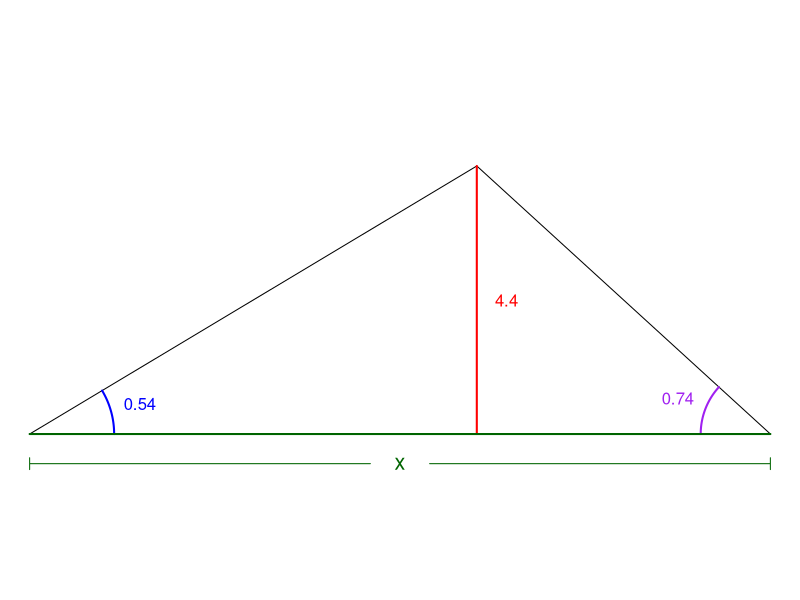
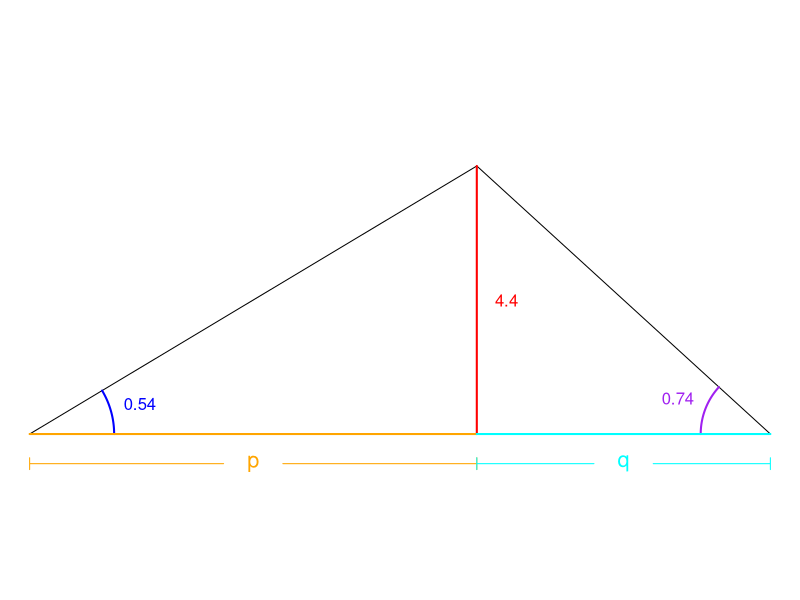

Recreate these plots in R, in order.
## ---- chunk 1
while(T){
  hxy = sample(11:99,3)/10
  h = hxy[1]
  x = hxy[2]
  y = hxy[3]
  theta = round(atan(h/x),2)
  phi = round(atan(h/y),2)
  minang = pi/10
  maxang = pi/2-pi/20
  x2 = h/tan(theta)
  y2 = h/tan(phi)
  z2 = x2+y2
  if(theta>minang && 
     theta<maxang && 
     phi>minang && 
     phi<maxang && 
     theta+phi+0.02<pi/2 && 
     round(theta,1)!=theta &&
     round(phi,1)!=phi &&
     abs(phi-theta)>0.05 && 
     h!=round(h)){break}
}
## ---- chunk 2
par(mar=c(0,0,0,0))
plot(c(0,z2,x2,0),c(0,0,h,0),type="l",asp=1,ann=F,axes=F)
lines(c(x2,x2),c(0,h),col="red",lwd=2)
bump = z2*0.04
text(x2+bump,h/2,h,col="red")
ths = seq(0,theta,length.out=100)
phs = seq(pi-phi,pi,length.out=100)
lines((bump+bump/theta)*cos(ths),(bump+bump/theta)*sin(ths),col="blue",lwd=2)
text((2*bump+bump/theta)*cos(theta/2),(2*bump+bump/theta)*sin(theta/2),theta,col="blue")
lines(z2+(bump+bump/phi)*cos(phs),(bump+bump/phi)*sin(phs),col="purple",lwd=2)
text(z2+(2*bump+bump/phi)*cos(pi-phi/2),(2*bump+bump/phi)*sin(pi-phi/2),phi,col="purple")
lines(c(0,z2),c(0,0),col="darkgreen",lwd=2)
text(z2/2,-bump,"x",col="darkgreen",cex=1.3)
lines(c(0,0,0,z2/2-bump),c(-bump*1.2,-bump*0.8,-bump,-bump),col="darkgreen")
lines(c(z2,z2,z2,z2/2+bump),c(-bump*1.2,-bump*0.8,-bump,-bump),col="darkgreen")
## ---- chunk 3
par(mar=c(0,0,0,0))
plot(c(0,z2,x2,0),c(0,0,h,0),type="l",asp=1,ann=F,axes=F)
lines(c(x2,x2),c(0,h),col="red",lwd=2)
bump = z2*0.04
text(x2+bump,h/2,h,col="red")
ths = seq(0,theta,length.out=100)
phs = seq(pi-phi,pi,length.out=100)
lines((bump+bump/theta)*cos(ths),(bump+bump/theta)*sin(ths),col="blue",lwd=2)
text((2*bump+bump/theta)*cos(theta/2),(2*bump+bump/theta)*sin(theta/2),theta,col="blue")
lines(z2+(bump+bump/phi)*cos(phs),(bump+bump/phi)*sin(phs),col="purple",lwd=2)
text(z2+(2*bump+bump/phi)*cos(pi-phi/2),(2*bump+bump/phi)*sin(pi-phi/2),phi,col="purple")
lines(c(0,x2),c(0,0),col="orange",lwd=2)
text(x2/2,-bump,"p",col="orange",cex=1.3)
lines(c(0,0,0,x2/2-bump),c(-bump*1.2,-bump*0.8,-bump,-bump),col="orange")
lines(c(x2,x2,x2,x2/2+bump),c(-bump*1.2,-bump*0.8,-bump,-bump),col="orange")
lines(c(x2,z2),c(0,0),col="cyan",lwd=2)
text(x2+y2/2,-bump,"q",col="cyan",cex=1.3)
lines(c(x2,x2,x2,x2+y2/2-bump),c(-bump*1.2,-bump*0.8,-bump,-bump),col="cyan")
lines(c(z2,z2,z2,x2+y2/2+bump),c(-bump*1.2,-bump*0.8,-bump,-bump),col="cyan")
